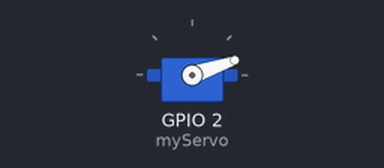
This sketch was run on a simulated ESP32. Shown: servo.

Above: at 0.05 s.
At 0.2 s:
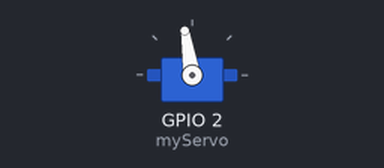
At 0.35 s:
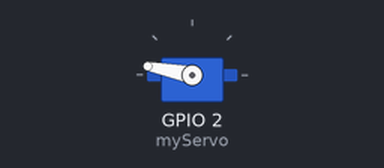
At 0.65 s:
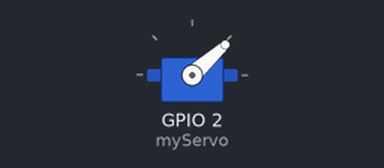
Timing chart, 0 to 3.0 s (numbered marks = the images above):
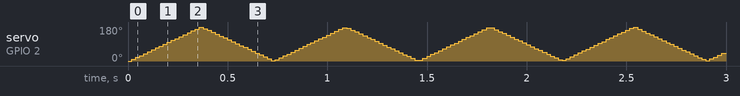

The sketch:

4-servo.ino
```cpp
// Project #4 - Servo
// This code is part of the challenge 100 Arduino and ESP32 projects.
// You can find more information about this initiative at https://github.com/LucasFernandoChannel/one-hundred-projects-challenge
// Created by Lucas Fernando - check my Youtube channel at https://www.youtube.com/@lucasfernandochannel

#include <Servo.h>

Servo myServo;

void setup() {
  myServo.attach(2);
  myServo.write(0);
}

void loop() {
  for(int i = 0; i <= 180; i++) {
    myServo.write(i);
    delay(2);
  }

  for(int n = 180; n >= 0; n = n - 1) {
    myServo.write(n);
    delay(2);
  }
}
```
